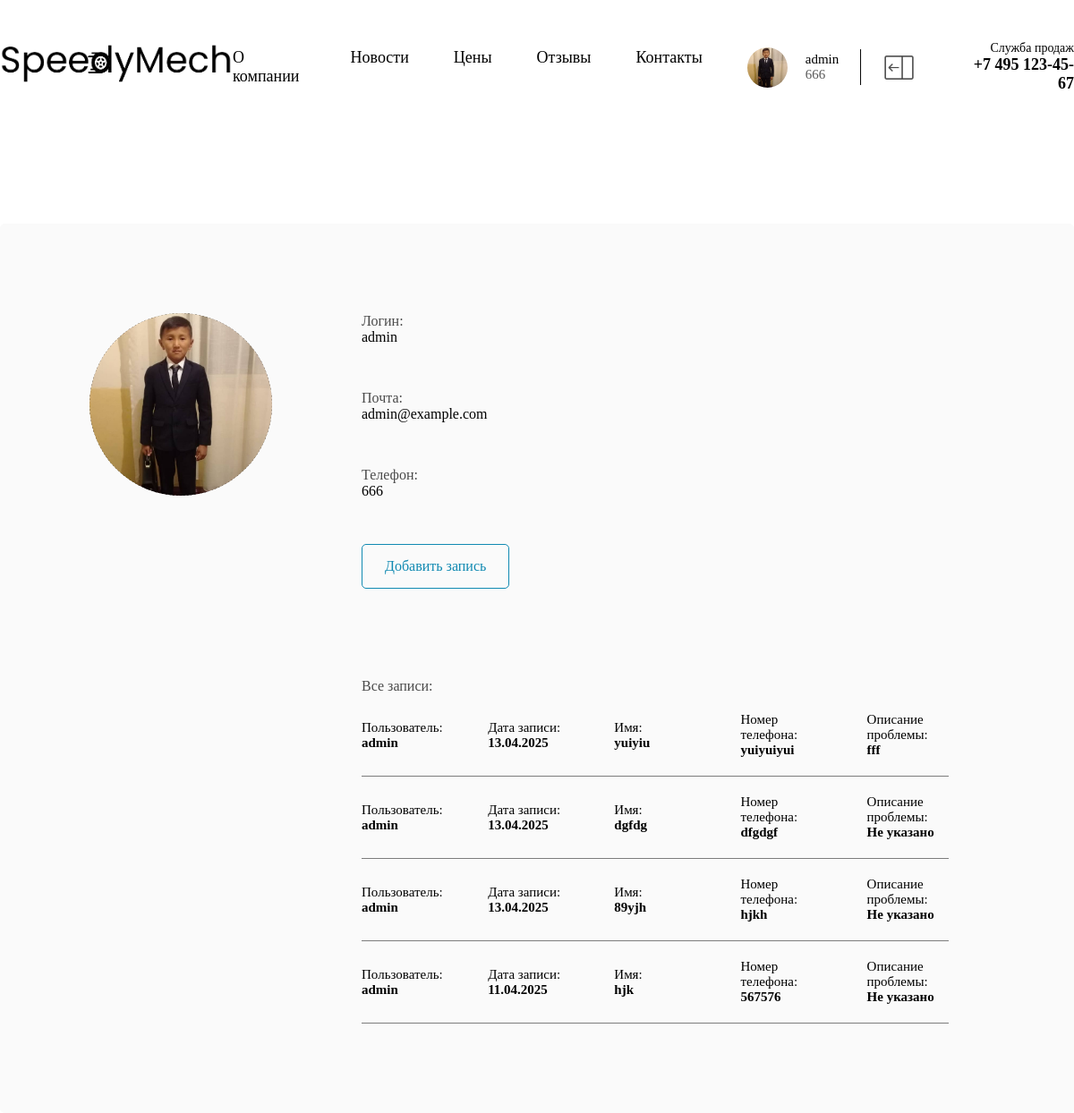
The page /profile/ (signed in) on the database as committed earlier.
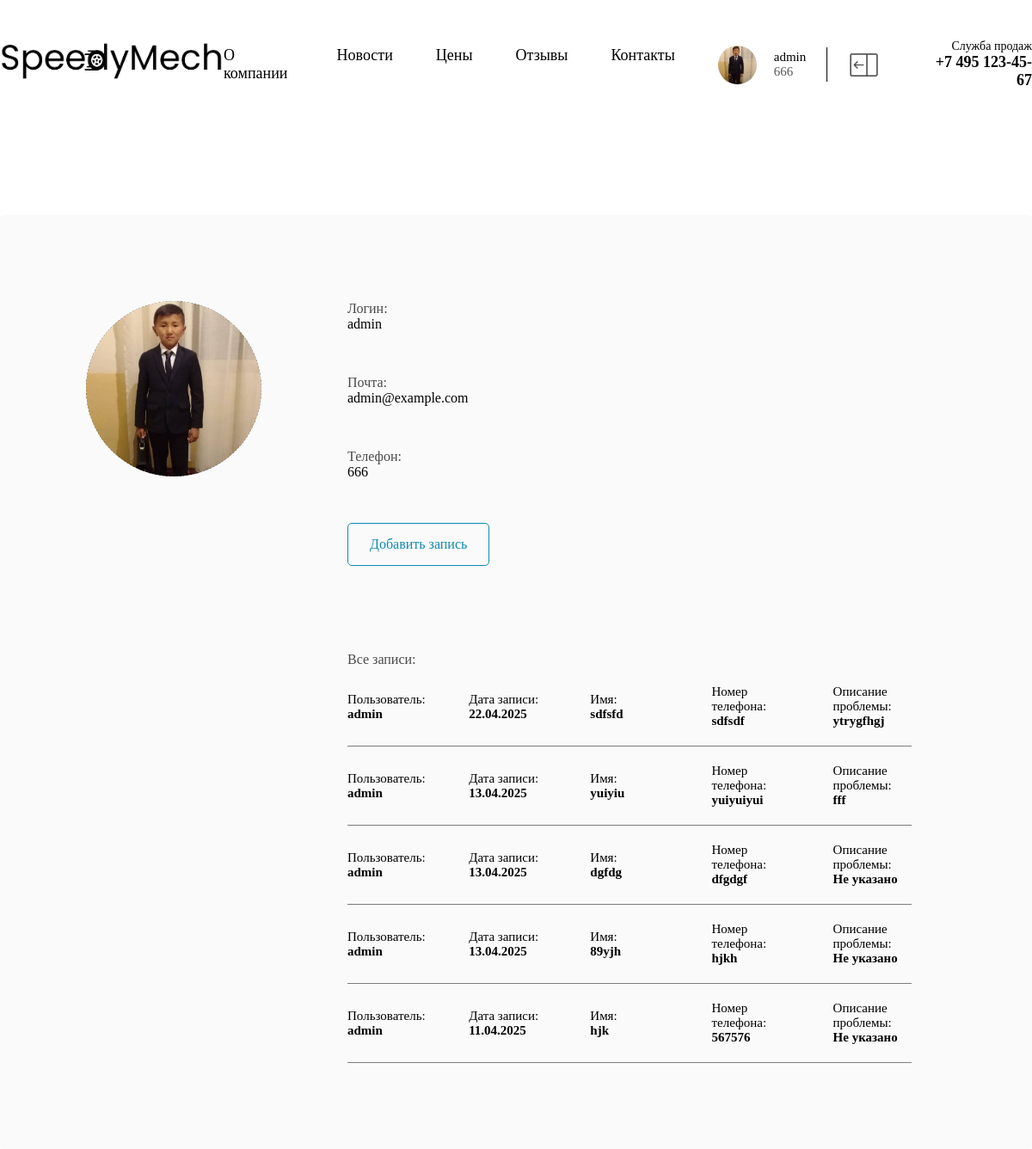
The same page on the database as committed later.
### app/models.py (models this page shows, shortened)
class CarServiceRequest(models.Model):
    STATUS_CHOICES = [
        ("new", "Новая"),
        ("in_progress", "В работе"),
        ("completed", "Завершена"),
        ("canceled", "Отменена"),
    ]
    user = models.ForeignKey(
        CustomUser, on_delete=models.CASCADE, null=True, blank=True
    )
    name = models.CharField(max_length=100, verbose_name="Имя")
    phone = models.CharField(max_length=20, verbose_name="Телефон")
    car_brand = models.CharField(max_length=50, verbose_name="Марка автомобиля")
    problem_description = models.TextField(
        verbose_name="Описание проблемы", null=True, default="Не указано"
    )
    created_at = models.DateTimeField(auto_now_add=True, verbose_name="Дата создания")
    service_date = models.DateField(
        verbose_name="Дата обслуживания", null=True, blank=True
    )
    status = models.CharField(max_length=20, choices=STATUS_CHOICES, default='new')
    class Meta:
        verbose_name = "Заявка на сервис"
        verbose_name_plural = "Заявки на сервис"
        ordering = ["-created_at"]

class CustomUser(AbstractUser):
    phone_number = models.CharField(
        max_length=15, blank=True, null=True, verbose_name="Телефон"
    )
    avatar = models.ImageField(
        upload_to="avatars/", blank=True, null=True, verbose_name="Аватар"
    )
    class Meta:
        verbose_name = "Пользователь"
        verbose_name_plural = "Пользователи"

### app/views.py (the view)
# urls.py: path('profile/', views.profile_view, name='profile'),
@login_required
def profile_view(request):
    profile, created = UserProfile.objects.get_or_create(user=request.user)
    if request.user.is_staff:
        service_requests = CarServiceRequest.objects.all().order_by('-created_at')
    else:
        service_requests = CarServiceRequest.objects.filter(user=request.user).order_by('-created_at')
    context = {
        'profile': profile,
        'user': request.user,
        'service_requests': service_requests
    }
    return render(request, 'auth/profile.html', context)

### app/templates/auth/profile.html (shortened to what this page needs)
{% load static %}
{% include "app/header.html" %}
<head>
    <link rel="stylesheet" href="{% static 'app/css/style.css' %}">
    <link rel="stylesheet" href="{% static 'app/css/profile.css' %}">
</head>
<main>
    <div class="profile__content">
        {% if user.avatar %}
        <div class="avatar">
            <img src="{{ user.avatar.url }}" alt="UserAvatar">
        </div>
        {% else %}
        <div class="avatar">
            <p>Нет аватара</p>
        </div>
        {% endif %}
        <div class="profile__info">
            <div class="profile__info_items">
                <div class="profile__info_item">
                    <label>Логин: </label>
                    <p>{{ user.username }}</p>
                </div>
                <div class="profile__info_item">
                    <label>Почта: </label>
                    <p>{{ user.email }}</p>
                </div>
                <div class="profile__info_item">
                    <label>Телефон: </label>
                    <p>{{ user.phone_number }}</p>
                </div>
                {% if user.is_staff %}
                <a class="add_news" href="{% url 'add_news' %}">Добавить запись</a>
                {% endif %}
            </div>
            <div class="profile__info_records">
                <p class="records">
                    {% if request.user.is_staff %}
                    Все записи:
                    {% else %}
                    Ваши записи:
                    {% endif %}
                </p>
                {% if service_requests %}
                {% for request in service_requests %}
                <div class="profile__info_record">
                    {% if request.user.is_staff %}
                    <p>Пользователь: <strong>{{ request.user.username }}</strong></p>
                    {% endif %}
                    <p>Дата записи: <strong>{{ request.created_at|date:"d.m.Y" }}</strong></p>
                    <p>Имя: <strong>{{ request.name }}</strong></p>
                    <p>Номер телефона: <strong>{{ request.phone }}</strong></p>
                    <p>Описание проблемы: <strong>{{ request.problem_description }}</strong></p>
                </div>
                <span></span>
                {% endfor %}
                {% endif %}
            </div>
        </div>
    </div>
</main>

Rows that differ between the two databases and show on the page:
added CarServiceRequest: user.username "admin", created_at "22.04.2025", name "sdfsfd", phone "sdfsdf", problem_description "ytrygfhgj"
